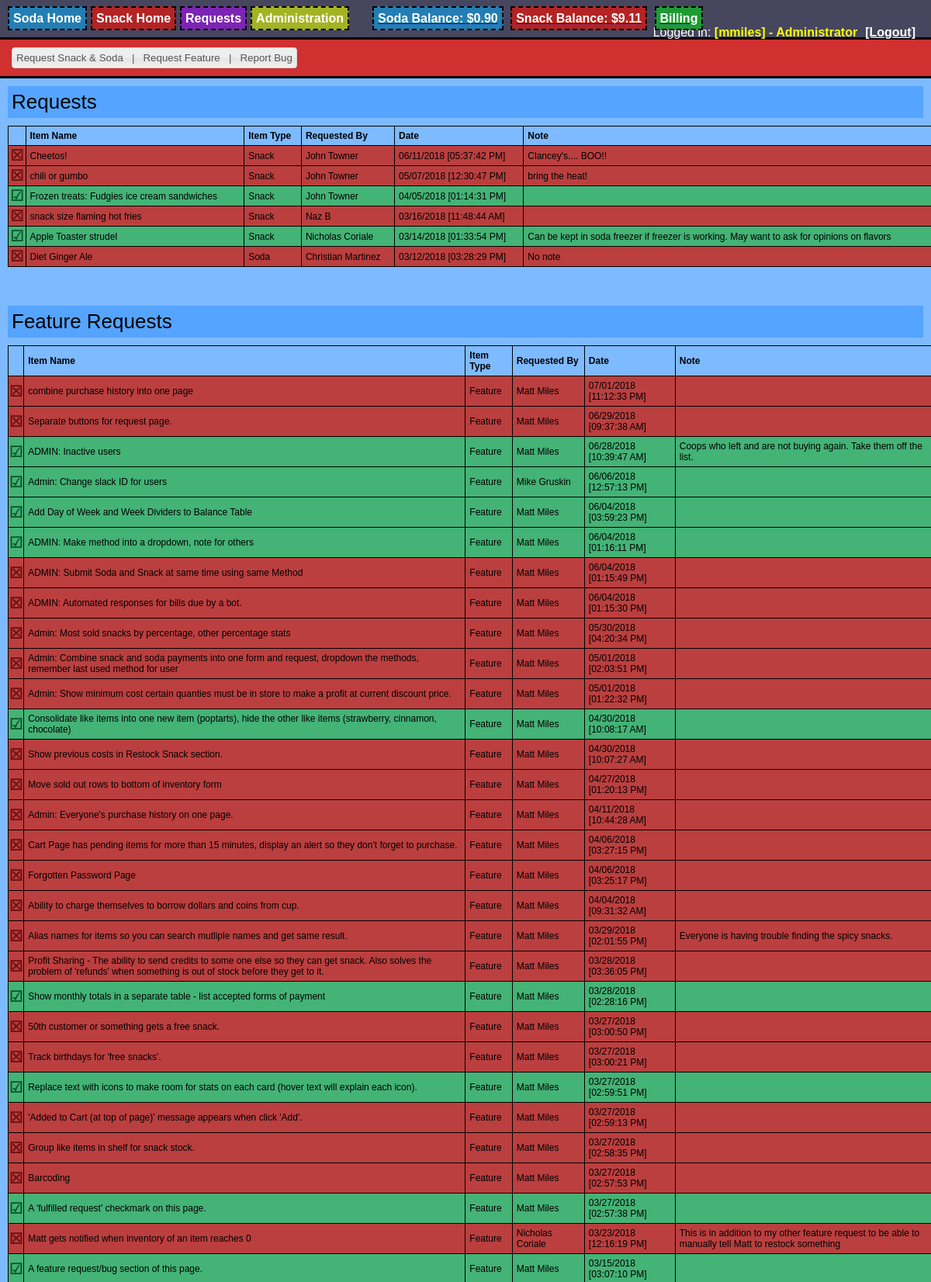
/requests.php (signed in, upper part), run on the app's committed database.
### tables this page shows
CREATE TABLE "Requests" (
	`UserID`	INTEGER,
	`ItemName`	TEXT,
	`Date`	TEXT,
	`Note`	TEXT,
	`ItemType`	TEXT,
	`Completed`	INTEGER,
	`ID`	INTEGER NOT NULL PRIMARY KEY AUTOINCREMENT
);

CREATE TABLE "User" (
	`UserID`	INTEGER NOT NULL PRIMARY KEY AUTOINCREMENT,
	`UserName`	TEXT UNIQUE,
	`Password`	TEXT,
	`FirstName`	TEXT,
	`LastName`	TEXT,
	`SlackID`	TEXT,
	`SodaBalance`	REAL,
	`PhoneNumber`	TEXT,
	`DateCreated`	TEXT,
	`SnackBalance`	REAL,
	`SnackSavings`	REAL,
	`SodaSavings`	REAL
, Inactive Integer);

### Mobile_Detect.php (called while the page is built, shortened)
<?php
class Mobile_Detect
{
    protected $userAgent = null;
    protected $httpHeaders = array();
    protected $detectionType = self::DETECTION_TYPE_MOBILE;
    protected static $mobileHeaders = array(
            'HTTP_ACCEPT'                  => array('matches' => array(
                                                                        'application/x-obml2d',
                                                                        'application/vnd.rim.html',
                                                                        'text/vnd.wap.wml',
                                                                        'application/vnd.wap.xhtml+xml'
                                            )),
            'HTTP_X_WAP_PROFILE'           => null,
            'HTTP_X_WAP_CLIENTID'          => null,
            'HTTP_WAP_CONNECTION'          => null,
            'HTTP_PROFILE'                 => null,
            'HTTP_X_OPERAMINI_PHONE_UA'    => null,
            'HTTP_X_NOKIA_GATEWAY_ID'      => null,
            'HTTP_X_ORANGE_ID'             => null,
            'HTTP_X_VODAFONE_3GPDPCONTEXT' => null,
            'HTTP_X_HUAWEI_USERID'         => null,
            'HTTP_UA_OS'                   => null,
            'HTTP_X_MOBILE_GATEWAY'        => null,
            'HTTP_X_ATT_DEVICEID'          => null,
            'HTTP_UA_CPU'                  => array('matches' => array('ARM')),
    );
    protected static $operatingSystems = array(
        'AndroidOS'         => 'Android',
        'BlackBerryOS'      => 'blackberry|\bBB10\b|rim tablet os',
        'PalmOS'            => 'PalmOS|avantgo|blazer|elaine|hiptop|palm|plucker|xiino',
        'SymbianOS'         => 'Symbian|SymbOS|Series60|Series40|SYB-[0-9]+|\bS60\b',
        'WindowsMobileOS'   => 'Windows CE.*(PPC|Smartphone|Mobile|[0-9]{3}x[0-9]{3})|Window Mobile|Windows Phone [0-9.]+|WCE;',
        'WindowsPhoneOS'   => 'Windows Phone 10.0|Windows Phone 8.1|Windows Phone 8.0|Windows Phone OS|XBLWP7|ZuneWP7|Windows NT 6.[23]; ARM;',
        'iOS'               => '\biPhone.*Mobile|\biPod|\biPad',
        'MeeGoOS'           => 'MeeGo',
        'MaemoOS'           => 'Maemo',
        'JavaOS'            => 'J2ME/|\bMIDP\b|\bCLDC\b',
        'webOS'             => 'webOS|hpwOS',
        'badaOS'            => '\bBada\b',
        'BREWOS'            => 'BREW',
    );
    protected static $browsers = array(
        'Chrome'          => '\bCrMo\b|CriOS|Android.*Chrome/[.0-9]* (Mobile)?',
        'Dolfin'          => '\bDolfin\b',
        'Opera'           => 'Opera.*Mini|Opera.*Mobi|Android.*Opera|Mobile.*OPR/[0-9.]+|Coast/[0-9.]+',
        'Skyfire'         => 'Skyfire',
        'Edge'             => 'Mobile Safari/[.0-9]* Edge',
        'IE'              => 'IEMobile|MSIEMobile',
        'Firefox'         => 'fennec|firefox.*maemo|(Mobile|Tablet).*Firefox|Firefox.*Mobile|FxiOS',
        'Bolt'            => 'bolt',
        'TeaShark'        => 'teashark',
        'Blazer'          => 'Blazer',
        'Safari'          => 'Version.*Mobile.*Safari|Safari.*Mobile|MobileSafari',
        'UCBrowser'       => 'UC.*Browser|UCWEB',
        'baiduboxapp'     => 'baiduboxapp',
        'baidubrowser'    => 'baidubrowser',
        'DiigoBrowser'    => 'DiigoBrowser',
        'Puffin'            => 'Puffin',
        'Mercury'          => '\bMercury\b',
        'ObigoBrowser' => 'Obigo',
        'NetFront' => 'NF-Browser',
        'GenericBrowser'  => 'NokiaBrowser|OviBrowser|OneBrowser|TwonkyBeamBrowser|SEMC.*Browser|FlyFlow|Minimo|NetFront|Novarra-Vision|MQQBrowser|MicroMessenger',
        'PaleMoon'        => 'Android.*PaleMoon|Mobile.*PaleMoon',
    );
    protected static $uaHttpHeaders = array(
        'HTTP_USER_AGENT',
        'HTTP_X_OPERAMINI_PHONE_UA',
        'HTTP_X_DEVICE_USER_AGENT',
        'HTTP_X_ORIGINAL_USER_AGENT',
        'HTTP_X_SKYFIRE_PHONE',
        'HTTP_X_BOLT_PHONE_UA',
        'HTTP_DEVICE_STOCK_UA',
        'HTTP_X_UCBROWSER_DEVICE_UA'
    );
    public function setHttpHeaders($httpHeaders = null)
    {
        if (!is_array($httpHeaders) || !count($httpHeaders)) {
            $httpHeaders = $_SERVER;
        }
        $this->httpHeaders = array();
        foreach ($httpHeaders as $key => $value) {
            if (substr($key, 0, 5) === 'HTTP_') {
                $this->httpHeaders[$key] = $value;
            }
        }
    }
    public function getMobileHeaders()
    {
        return self::$mobileHeaders;
    }
    public function getUaHttpHeaders()
    {
        return self::$uaHttpHeaders;
    }
    public function setCfHeaders($cfHeaders = null) {
        $response = false;
        return $response;
    }
    public function setUserAgent($userAgent = null)
    {
        if (false === empty($userAgent)) {
            return $this->userAgent = $userAgent;
        } else {
            $this->userAgent = null;
            foreach ($this->getUaHttpHeaders() as $altHeader) {
                if (false === empty($this->httpHeaders[$altHeader])) {
                    $this->userAgent .= $this->httpHeaders[$altHeader] . " ";
                }
            }
            if (!empty($this->userAgent)) {
                return $this->userAgent = trim($this->userAgent);
            }
        }
        return $this->userAgent = null;
    }
    public function getUserAgent()
    {
        return $this->userAgent;
    }
    public function setDetectionType($type = null)
    {
        $this->detectionType = $type;
    }
    public static function getMobileDetectionRules()
    {
        static $rules;
        if (!$rules) {
            $rules = array_merge(
                self::$phoneDevices,
                self::$tabletDevices,
                self::$operatingSystems,
                self::$browsers
            );
        }
        return $rules;
    }
    public function getRules()
    {
        if ($this->detectionType == self::DETECTION_TYPE_EXTENDED) {
            return self::getMobileDetectionRulesExtended();
        } else {
            return self::getMobileDetectionRules();
        }
    }
    public function checkHttpHeadersForMobile()
    {
        foreach ($this->getMobileHeaders() as $mobileHeader => $matchType) {
            if (isset($this->httpHeaders[$mobileHeader])) {
                if (is_array($matchType['matches'])) {
                    return false;
                } else {
                    return true;
                }
            }
        }
        return false;
    }
    protected function matchDetectionRulesAgainstUA($userAgent = null)
    {
        return false;
    }
    public function isMobile($userAgent = null, $httpHeaders = null)
    {
        if ($this->checkHttpHeadersForMobile()) {
            return true;
        } else {
            return $this->matchDetectionRulesAgainstUA();
        }
    }
    public function match($regex, $userAgent = null)
    {
        $match = (bool) preg_match(sprintf('#%s#is', $regex), (false === empty($userAgent) ? $userAgent : $this->userAgent), $matches);
        return $match;
    }
}

### requests.php (the view, shortened to what this page needs)
<head>
<?php
    $db = new SQLite3("db/item.db");
    $isLoggedInAdmin = IsAdminLoggedIn();
    require_once 'Mobile_Detect.php';
    $detect = new Mobile_Detect;
    $device_type = ($detect->isMobile() ? ($detect->isTablet() ? 'tablet' : 'phone') : 'computer');
    $isMobile = $device_type == 'phone';
?>
<link rel="stylesheet" type="text/css" href="colorPicker.css"/>
<link rel="stylesheet" type="text/css" href="style.css"/>
<link rel="stylesheet" href="//code.jquery.com/ui/1.11.2/themes/smoothness/jquery-ui.css">
</head>
<?php
    if( $isMobile ) {
        echo "<body class='soda_body' style='display:inline-table;'>";
    } else {
        echo "<body class='soda_body'>";
    }
    include("login_bar.php");
        echo "<div style='padding: 10px; background-color:#d03030; border-bottom: 3px solid #000;'>";
        echo "<button style='padding:5px; margin:0px 5px;' id='request_button' class='item_button ui-button ui-widget-content ui-corner-all'>Request Snack & Soda  &nbsp;&nbsp;|&nbsp;&nbsp;  Request Feature  &nbsp;&nbsp;|&nbsp;&nbsp;  Report Bug</button>";
        echo "</div>";
        drawTable($db, $isLoggedInAdmin, "Requests", "'Soda','Snack'");
        drawTable($db, $isLoggedInAdmin, "Feature Requests", "'Feature'");
        function drawTable( $db, $isLoggedInAdmin, $title, $type ) {
            echo "<div class='soda_popout'  style='margin:10px; padding:5px;'><span style='font-size:26px;'>$title</span> <span style='font-size:0.8em;'></span></div>";
            echo "<div style='margin-bottom:50px;' id='users'>";
            echo "<table style='font-size:12; border-collapse:collapse; margin:10px; width:100%'>";
            echo "<thead><tr>";
            echo "<th style='padding:5px; border:1px #000 solid;' align='left'></th>";
            echo "<th style='padding:5px; border:1px #000 solid;' align='left'>Item Name</th>";
            echo "<th style='padding:5px; border:1px #000 solid;' align='left'>Item Type</th>";
            echo "<th style='padding:5px; border:1px #000 solid;' align='left'>Requested By</th>";
            echo "<th style='padding:5px; border:1px #000 solid;' align='left'>Date</th>";
            echo "<th style='padding:5px; border:1px #000 solid;' align='left'>Note</th>";
            echo "</tr></thead>";
            $results = $db->query("SELECT r.ID, r.Completed, u.FirstName, u.LastName, r.ItemName, r.ItemType, r.Date, r.Note  FROM REQUESTS r JOIN User u ON r.UserID = u.UserID WHERE r.ItemType in (" . $type . ") ORDER BY r.Date DESC");
            while ($row = $results->fetchArray()) {
                echo "<tr>";
                $completedMark = "&#9746;";
                $completedCellColor = "#bb3f3f";
                $completedMarkColor = "#6b1010";
                if( $row['Completed'] == 1 ) {
                    $completedMark = "&#9745;";
                    $completedCellColor = "#44b376";
                    $completedMarkColor = "#0b562d";
                }
                $onClick = "";
                if( $isLoggedInAdmin ) {
                    $onClick = " onclick='toggleCompleted(" . $row['ID'] . ");'";
                }
                echo "<td style='font-size:1.6em; cursor:pointer; text-align:center; font-weight:bold; color: $completedMarkColor; background-color: $completedCellColor; border:1px #000 solid;'> <span$onClick>$completedMark </span></td>";
                echo "<td style='padding:5px; background-color: $completedCellColor; border:1px #000 solid;'>" . $row['ItemName'] . "</td>";
                echo "<td style='padding:5px; background-color: $completedCellColor; border:1px #000 solid;'>" . $row['ItemType'] . "</td>";
                $fullName = $row['FirstName'] . " " . $row['LastName'];
                echo "<td style='padding:5px; background-color: $completedCellColor; border:1px #000 solid;'>" . $fullName . "</td>";
                $date_object = DateTime::createFromFormat('Y-m-d H:i:s', $row['Date']);
                echo "<td style='padding:5px; background-color: $completedCellColor; border:1px #000 solid;'>" . $date_object->format('m/d/Y  [h:i:s A]') . "</td>";
                echo "<td style='padding:5px; background-color: $completedCellColor; border:1px #000 solid;'>" . $row['Note'] . "</td>";
                echo "</tr>";
            }
            echo "</table>";
            echo "</div>";
        }
?>
</body>

### style.css (style rules this page uses)
body { font-family: Helvetica, Arial, Sans-Serif; margin:0 auto; width:100%; height:100%; padding:0; background-color:#7EBAFF; }
.soda_body { background-color:#7EBAFF; }
.soda_popout { background-color: #55a4ff; }

### data on the page
requests: completedMark "☒", ItemName "Cheetos!", ItemType "Snack", UserID.LastName "John Towner", Date "06/11/2018 [05:37:42 PM]", Note "Clancey's.... BOO!!"
requests: completedMark "☒", ItemName "chili or gumbo", ItemType "Snack", UserID.LastName "John Towner", Date "05/07/2018 [12:30:47 PM]", Note "bring the heat!"
requests: Completed "☑", ItemName "Frozen treats: Fudgies ice cream sandwiches", ItemType "Snack", UserID.LastName "John Towner", Date "04/05/2018 [01:14:31 PM]"
requests: completedMark "☒", ItemName "snack size flaming hot fries", ItemType "Snack", UserID.LastName "Naz B", Date "03/16/2018 [11:48:44 AM]"
requests: Completed "☑", ItemName "Apple Toaster strudel", ItemType "Snack", UserID.LastName "Nicholas Coriale", Date "03/14/2018 [01:33:54 PM]", Note "Can be kept in soda freezer if freezer is working. May want to ask for opinions on flavors"
requests: completedMark "☒", ItemName "Diet Ginger Ale", ItemType "Soda", UserID.LastName "Christian Martinez", Date "03/12/2018 [03:28:29 PM]", Note "No note"
requests: completedMark "☒", ItemName "combine purchase history into one page", ItemType "Feature", UserID.LastName "Matt Miles", Date "07/01/2018 [11:12:33 PM]"
requests: completedMark "☒", ItemName "Separate buttons for request page.", ItemType "Feature", UserID.LastName "Matt Miles", Date "06/29/2018 [09:37:38 AM]"
requests: Completed "☑", ItemName "ADMIN: Inactive users", ItemType "Feature", UserID.LastName "Matt Miles", Date "06/28/2018 [10:39:47 AM]", Note "Coops who left and are not buying again. Take them off the list."
requests: Completed "☑", ItemName "Admin: Change slack ID for users", ItemType "Feature", UserID.LastName "Mike Gruskin", Date "06/06/2018 [12:57:13 PM]"
requests: Completed "☑", ItemName "Add Day of Week and Week Dividers to Balance Table", ItemType "Feature", UserID.LastName "Matt Miles", Date "06/04/2018 [03:59:23 PM]"
requests: Completed "☑", ItemName "ADMIN: Make method into a dropdown, note for others", ItemType "Feature", UserID.LastName "Matt Miles", Date "06/04/2018 [01:16:11 PM]"
requests: completedMark "☒", ItemName "ADMIN: Submit Soda and Snack at same time using same Method", ItemType "Feature", UserID.LastName "Matt Miles", Date "06/04/2018 [01:15:49 PM]"
requests: completedMark "☒", ItemName "ADMIN: Automated responses for bills due by a bot.", ItemType "Feature", UserID.LastName "Matt Miles", Date "06/04/2018 [01:15:30 PM]"
requests: completedMark "☒", ItemName "Admin: Most sold snacks by percentage, other percentage stats", ItemType "Feature", UserID.LastName "Matt Miles", Date "05/30/2018 [04:20:34 PM]"
requests: completedMark "☒", ItemName "Admin: Combine snack and soda payments into one form and request, dropdown the methods, remember last used method for user", ItemType "Feature", UserID.LastName "Matt Miles", Date "05/01/2018 [02:03:51 PM]"
requests: completedMark "☒", ItemName "Admin: Show minimum cost certain quanties must be in store to make a profit at current discount price.", ItemType "Feature", UserID.LastName "Matt Miles", Date "05/01/2018 [01:22:32 PM]"
requests: Completed "☑", ItemName "Consolidate like items into one new item (poptarts), hide the other like items (strawberry, cinnamon, chocolate)", ItemType "Feature", UserID.LastName "Matt Miles", Date "04/30/2018 [10:08:17 AM]"
requests: completedMark "☒", ItemName "Show previous costs in Restock Snack section.", ItemType "Feature", UserID.LastName "Matt Miles", Date "04/30/2018 [10:07:27 AM]"
requests: completedMark "☒", ItemName "Move sold out rows to bottom of inventory form", ItemType "Feature", UserID.LastName "Matt Miles", Date "04/27/2018 [01:20:13 PM]"
requests: completedMark "☒", ItemName "Admin: Everyone's purchase history on one page.", ItemType "Feature", UserID.LastName "Matt Miles", Date "04/11/2018 [10:44:28 AM]"
requests: completedMark "☒", ItemName "Cart Page has pending items for more than 15 minutes, display an alert so they don't forget to purchase.", ItemType "Feature", UserID.LastName "Matt Miles", Date "04/06/2018 [03:27:15 PM]"
requests: completedMark "☒", ItemName "Forgotten Password Page", ItemType "Feature", UserID.LastName "Matt Miles", Date "04/06/2018 [03:25:17 PM]"
requests: completedMark "☒", ItemName "Ability to charge themselves to borrow dollars and coins from cup.", ItemType "Feature", UserID.LastName "Matt Miles", Date "04/04/2018 [09:31:32 AM]"
requests: completedMark "☒", ItemName "Alias names for items so you can search mutliple names and get same result.", ItemType "Feature", UserID.LastName "Matt Miles", Date "03/29/2018 [02:01:55 PM]", Note "Everyone is having trouble finding the spicy snacks."
requests: completedMark "☒", ItemName "Profit Sharing - The ability to send credits to some one else so they can get snack. Also solves the problem of 'refunds' when something is out of stock before they get to it.", ItemType "Feature", UserID.LastName "Matt Miles", Date "03/28/2018 [03:36:05 PM]"
requests: Completed "☑", ItemName "Show monthly totals in a separate table - list accepted forms of payment", ItemType "Feature", UserID.LastName "Matt Miles", Date "03/28/2018 [02:28:16 PM]"
requests: completedMark "☒", ItemName "50th customer or something gets a free snack.", ItemType "Feature", UserID.LastName "Matt Miles", Date "03/27/2018 [03:00:50 PM]"
requests: completedMark "☒", ItemName "Track birthdays for 'free snacks'.", ItemType "Feature", UserID.LastName "Matt Miles", Date "03/27/2018 [03:00:21 PM]"
requests: Completed "☑", ItemName "Replace text with icons to make room for stats on each card (hover text will explain each icon).", ItemType "Feature", UserID.LastName "Matt Miles", Date "03/27/2018 [02:59:51 PM]"
requests: completedMark "☒", ItemName "'Added to Cart (at top of page)' message appears when click 'Add'.", ItemType "Feature", UserID.LastName "Matt Miles", Date "03/27/2018 [02:59:13 PM]"
requests: completedMark "☒", ItemName "Group like items in shelf for snack stock.", ItemType "Feature", UserID.LastName "Matt Miles", Date "03/27/2018 [02:58:35 PM]"
requests: completedMark "☒", ItemName "Barcoding", ItemType "Feature", UserID.LastName "Matt Miles", Date "03/27/2018 [02:57:53 PM]"
requests: Completed "☑", ItemName "A 'fulfilled request' checkmark on this page.", ItemType "Feature", UserID.LastName "Matt Miles", Date "03/27/2018 [02:57:38 PM]"
requests: completedMark "☒", ItemName "Matt gets notified when inventory of an item reaches 0", ItemType "Feature", UserID.LastName "Nicholas Coriale", Date "03/23/2018 [12:16:19 PM]", Note "This is in addition to my other feature request to be able to manually tell Matt to restock something"
requests: Completed "☑", ItemName "A feature request/bug section of this page.", ItemType "Feature", UserID.LastName "Matt Miles", Date "03/15/2018 [03:07:10 PM]"

### other printed values
$_SESSION['SodaBalance'] "0.90"
$_SESSION['SnackBalance'] "9.11"
$_SESSION['UserName'] "mmiles"
$title "Requests Feature Requests"
